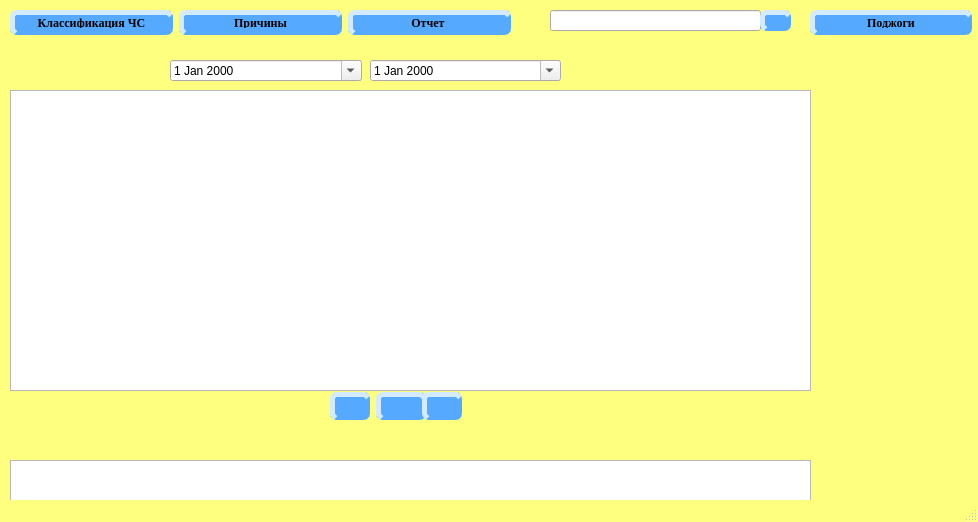
<?xml version="1.0" encoding="UTF-8"?>
<ui version="4.0">
 <class>MainWindow</class>
 <widget class="QMainWindow" name="MainWindow">
  <property name="geometry">
   <rect>
    <x>0</x>
    <y>0</y>
    <width>978</width>
    <height>522</height>
   </rect>
  </property>
  <property name="minimumSize">
   <size>
    <width>0</width>
    <height>0</height>
   </size>
  </property>
  <property name="maximumSize">
   <size>
    <width>16777215</width>
    <height>16777215</height>
   </size>
  </property>
  <property name="windowTitle">
   <string>Главная форма</string>
  </property>
  <property name="styleSheet">
   <string notr="true">QMainWindow{
background-color:rgb(255, 255, 127);
}
QPushButton{
background-color:#55aaff;
border-style:outset;
padding:2px;
border-width:5px;
border-radius:7px;
border-color:#55aaff;
}
</string>
  </property>
  <widget class="QWidget" name="centralwidget">
   <widget class="QWidget" name="layoutWidget">
    <property name="geometry">
     <rect>
      <x>10</x>
      <y>0</y>
      <width>501</width>
      <height>41</height>
     </rect>
    </property>
    <layout class="QHBoxLayout" name="horizontalLayout">
     <item>
      <widget class="QPushButton" name="BtnClass">
       <property name="minimumSize">
        <size>
         <width>0</width>
         <height>25</height>
        </size>
       </property>
       <property name="maximumSize">
        <size>
         <width>16777215</width>
         <height>20</height>
        </size>
       </property>
       <property name="font">
        <font>
         <family>Times New Roman</family>
         <weight>75</weight>
         <bold>true</bold>
        </font>
       </property>
       <property name="styleSheet">
        <string notr="true"/>
       </property>
       <property name="text">
        <string>Классификация ЧС</string>
       </property>
      </widget>
     </item>
     <item>
      <widget class="QPushButton" name="BtnFeature">
       <property name="minimumSize">
        <size>
         <width>0</width>
         <height>25</height>
        </size>
       </property>
       <property name="maximumSize">
        <size>
         <width>16777215</width>
         <height>20</height>
        </size>
       </property>
       <property name="font">
        <font>
         <family>Times New Roman</family>
         <weight>75</weight>
         <bold>true</bold>
        </font>
       </property>
       <property name="text">
        <string>Причины</string>
       </property>
      </widget>
     </item>
     <item>
      <widget class="QPushButton" name="BtnReport">
       <property name="minimumSize">
        <size>
         <width>0</width>
         <height>25</height>
        </size>
       </property>
       <property name="maximumSize">
        <size>
         <width>16777215</width>
         <height>20</height>
        </size>
       </property>
       <property name="font">
        <font>
         <family>Times New Roman</family>
         <weight>75</weight>
         <bold>true</bold>
        </font>
       </property>
       <property name="text">
        <string>Отчет </string>
       </property>
      </widget>
     </item>
    </layout>
   </widget>
   <widget class="QTableView" name="tVChs">
    <property name="geometry">
     <rect>
      <x>10</x>
      <y>90</y>
      <width>801</width>
      <height>301</height>
     </rect>
    </property>
    <property name="minimumSize">
     <size>
      <width>0</width>
      <height>0</height>
     </size>
    </property>
    <property name="maximumSize">
     <size>
      <width>16777215</width>
      <height>16777215</height>
     </size>
    </property>
    <attribute name="horizontalHeaderCascadingSectionResizes">
     <bool>false</bool>
    </attribute>
    <attribute name="horizontalHeaderMinimumSectionSize">
     <number>35</number>
    </attribute>
    <attribute name="horizontalHeaderDefaultSectionSize">
     <number>200</number>
    </attribute>
    <attribute name="verticalHeaderVisible">
     <bool>false</bool>
    </attribute>
   </widget>
   <widget class="QDateEdit" name="dateEdit2">
    <property name="geometry">
     <rect>
      <x>370</x>
      <y>60</y>
      <width>191</width>
      <height>21</height>
     </rect>
    </property>
    <property name="calendarPopup">
     <bool>true</bool>
    </property>
   </widget>
   <widget class="QDateEdit" name="dateEdit1">
    <property name="geometry">
     <rect>
      <x>170</x>
      <y>60</y>
      <width>192</width>
      <height>21</height>
     </rect>
    </property>
    <property name="calendarPopup">
     <bool>true</bool>
    </property>
   </widget>
   <widget class="QWidget" name="layoutWidget_2">
    <property name="geometry">
     <rect>
      <x>330</x>
      <y>390</y>
      <width>132</width>
      <height>32</height>
     </rect>
    </property>
    <layout class="QHBoxLayout" name="horizontalLayout_5">
     <item>
      <widget class="QPushButton" name="BtnAddChs">
       <property name="toolTip">
        <string>Добавить</string>
       </property>
       <property name="text">
        <string/>
       </property>
       <property name="icon">
        <iconset>
         <normaloff>../../../Downloads/add-file.png</normaloff>../../../Downloads/add-file.png</iconset>
       </property>
      </widget>
     </item>
     <item>
      <widget class="QPushButton" name="BtnDelChs">
       <property name="minimumSize">
        <size>
         <width>50</width>
         <height>0</height>
        </size>
       </property>
       <property name="toolTip">
        <string>Удалить</string>
       </property>
       <property name="text">
        <string/>
       </property>
       <property name="icon">
        <iconset>
         <normaloff>../../../Downloads/delete.png</normaloff>../../../Downloads/delete.png</iconset>
       </property>
      </widget>
     </item>
     <item>
      <widget class="QPushButton" name="BtnSaveChs">
       <property name="toolTip">
        <string>Сохранить</string>
       </property>
       <property name="text">
        <string/>
       </property>
       <property name="icon">
        <iconset>
         <normaloff>../../../Downloads/diskette.png</normaloff>../../../Downloads/diskette.png</iconset>
       </property>
      </widget>
     </item>
    </layout>
   </widget>
   <widget class="QLineEdit" name="lEChs">
    <property name="geometry">
     <rect>
      <x>550</x>
      <y>10</y>
      <width>211</width>
      <height>21</height>
     </rect>
    </property>
   </widget>
   <widget class="QPushButton" name="pushButton">
    <property name="geometry">
     <rect>
      <x>760</x>
      <y>10</y>
      <width>31</width>
      <height>21</height>
     </rect>
    </property>
    <property name="text">
     <string/>
    </property>
    <property name="icon">
     <iconset>
      <normaloff>../../../Downloads/search.png</normaloff>../../../Downloads/search.png</iconset>
    </property>
   </widget>
   <widget class="QTableView" name="tVReport">
    <property name="geometry">
     <rect>
      <x>10</x>
      <y>460</y>
      <width>801</width>
      <height>351</height>
     </rect>
    </property>
   </widget>
   <widget class="QWidget" name="layoutWidget_3">
    <property name="geometry">
     <rect>
      <x>350</x>
      <y>810</y>
      <width>132</width>
      <height>32</height>
     </rect>
    </property>
    <layout class="QHBoxLayout" name="horizontalLayout_2">
     <item>
      <widget class="QPushButton" name="BtnAddReport">
       <property name="toolTip">
        <string>Добавить</string>
       </property>
       <property name="text">
        <string/>
       </property>
       <property name="icon">
        <iconset>
         <normaloff>../../../Downloads/add-file.png</normaloff>../../../Downloads/add-file.png</iconset>
       </property>
      </widget>
     </item>
     <item>
      <widget class="QPushButton" name="BtnDelReport">
       <property name="minimumSize">
        <size>
         <width>50</width>
         <height>0</height>
        </size>
       </property>
       <property name="toolTip">
        <string>Удалить</string>
       </property>
       <property name="text">
        <string/>
       </property>
       <property name="icon">
        <iconset>
         <normaloff>../../../Downloads/delete.png</normaloff>../../../Downloads/delete.png</iconset>
       </property>
      </widget>
     </item>
     <item>
      <widget class="QPushButton" name="BtnSaveReport">
       <property name="toolTip">
        <string>Сохранить</string>
       </property>
       <property name="text">
        <string/>
       </property>
       <property name="icon">
        <iconset>
         <normaloff>../../../Downloads/diskette.png</normaloff>../../../Downloads/diskette.png</iconset>
       </property>
      </widget>
     </item>
    </layout>
   </widget>
   <widget class="QPushButton" name="BtnP">
    <property name="geometry">
     <rect>
      <x>810</x>
      <y>10</y>
      <width>162</width>
      <height>25</height>
     </rect>
    </property>
    <property name="minimumSize">
     <size>
      <width>0</width>
      <height>25</height>
     </size>
    </property>
    <property name="maximumSize">
     <size>
      <width>16777215</width>
      <height>20</height>
     </size>
    </property>
    <property name="font">
     <font>
      <family>Times New Roman</family>
      <weight>75</weight>
      <bold>true</bold>
     </font>
    </property>
    <property name="text">
     <string>Поджоги</string>
    </property>
   </widget>
  </widget>
  <widget class="QMenuBar" name="menubar">
   <property name="geometry">
    <rect>
     <x>0</x>
     <y>0</y>
     <width>978</width>
     <height>22</height>
    </rect>
   </property>
  </widget>
  <widget class="QStatusBar" name="statusbar"/>
 </widget>
 <resources/>
 <connections/>
</ui>
